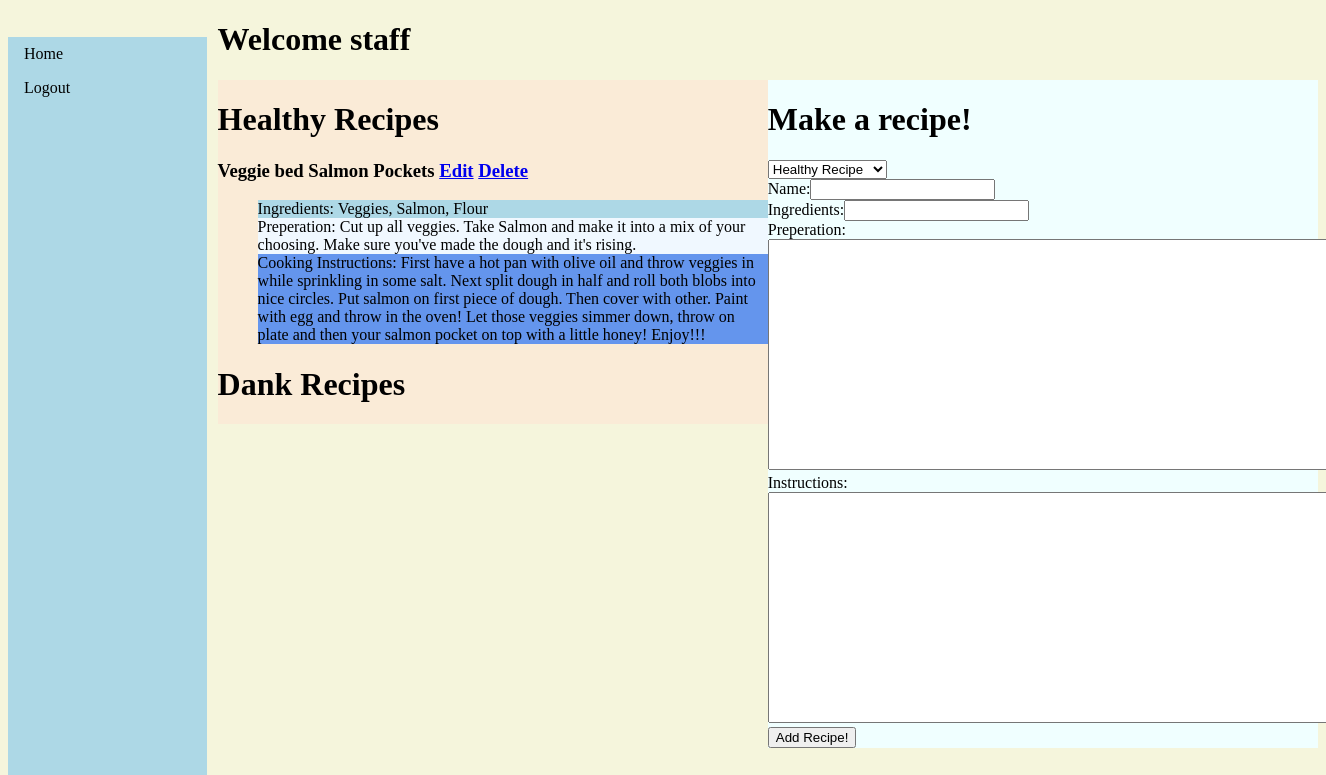
The app's page /profile (signed in) with its own data.
### app.py (models this page shows)
class User(UserMixin, db.Model):
    id       = db.Column(db.Integer, primary_key=True)
    username = db.Column(db.String(20), unique=True, nullable=False)
    password = db.Column(db.String(40), nullable=False)
    name     = db.Column(db.String(40), nullable=False)
    hlthyrec = db.relationship('HlthyRec', backref='user')
    dankrec  = db.relationship('DankRec', backref='user')

class HlthyRec(db.Model):
    id =            db.Column(db.Integer, primary_key=True)
    name        =   db.Column(db.String(100))
    ingredients =   db.Column(db.String(1000))
    preperation =   db.Column(db.String(10000))
    cooking     =   db.Column(db.String(10000))
    userId      =   db.Column(db.Integer, db.ForeignKey('user.id'))

### app.py (the view, shortened to what this page needs)
@app.route('/profile', methods=['POST', 'GET'])
@login_required
def usersdata():
    id = current_user.id
    hlthyRecs = HlthyRec.query.filter_by(userId=id)
    dankRecs = DankRec.query.filter_by(userId=id)
    username = current_user.username
    return render_template('profile.html', hlthyRecs=hlthyRecs, dankRecs=dankRecs,
                           username=username)

### app.py (called while the page is built)
@login_manager.user_loader
def load_user(uid):
    user = User.query.get(uid)
    return user

### templates/profile.html (shortened to what this page needs)
<!DOCTYPE html>
<html lang="en">
<head>
</head>
<body>
    {% extends "base.html" %}
    {% block content %}
    <div class="main">
        <h1>Welcome {{username}}</h1>
        <div id="left">
            <h1>Healthy Recipes</h1>
            {% if hlthyRecs %}
                {% for item in hlthyRecs %}
                    <h3>{{item.name}} <a href="/edithlthy/{{item.id}}">Edit</a> <a href="/hlthydelete/{{item.id}}">Delete</a> </h3>
                    <ul>
                        <li class="ingredients">Ingredients: {{item.ingredients}}</li>
                        <li class="preperation">Preperation: {{item.preperation}}</li>
                        <li class="cooking">Cooking Instructions: {{item.cooking}}</li>
                    </ul>
                {% endfor %}
            {% endif %}
            <h1>Dank Recipes</h1>
        </div>
        <div id="right">
            <h1>Make a recipe!</h1>
            <form action="/profile" method="POST">
                <select name="recType">
                    <option name="hlthyRec">Healthy Recipe</option>
                </select><br>
                Name:<input type="text" name="recname"><br>
                Ingredients:<input type="text" name="ingredients"><br>
                <label for="preperation">Preperation:</label><br>
                <textarea name="preperation" id="preperation" rows="15" cols="75"></textarea><br>
                <label for="instructions">Instructions:</label><br>
                <textarea name="cooking" id="instructions" rows="15" cols="75"></textarea><br>
                <input type="submit" value="Add Recipe!">
            </form>
        </div>
        {% endblock %}

### static/styles/main.css (style rules this page uses)
body { background-color: beige; }
ul { list-style: none; }
div.main { position: inherit; width: 84%; margin-left: 16%; }
#left { width: 50%; word-break: keep-all; float: left; background-color: antiquewhite; }
#right { float: left; width: 50%; background-color: azure; height: 100%; word-break: keep-all; }
li.ingredients { background-color: lightblue; }
li.preperation { background-color: aliceblue; }
li.cooking { background-color: cornflowerblue; }

### records on screen
User: username "staff"
HlthyRec: name "Veggie bed Salmon Pockets", ingredients "Veggies, Salmon, Flour", preperation "Cut up all veggies. Take Salmon and make it into a mix of your choosing. Make sure you've made the dough and it's rising.", cooking "First have a hot pan with olive oil and throw veggies in while sprinkling in some salt. Next split dough in half and roll both blobs into nice circles. Put salmon on first piece of dough. Then cover with other. Paint with egg and throw in the oven! Let those veggies simmer down, throw on plate and then your salmon pocket on top with a little honey! Enjoy!!!"
